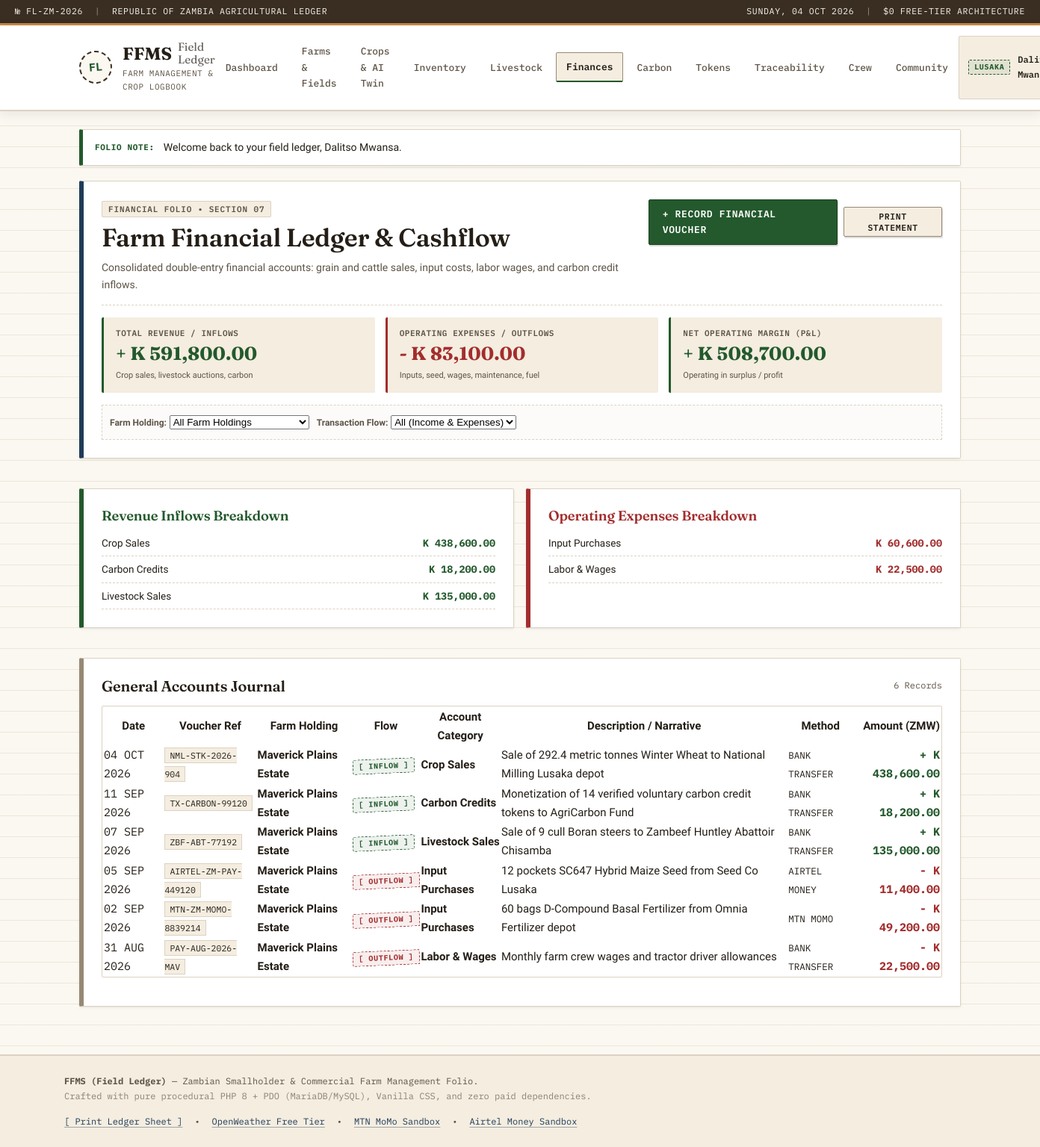
/ffms/finances.php (signed in), run on the app's committed database.
### tables this page shows
CREATE TABLE IF NOT EXISTS `financial_transactions` (
    `id` INT AUTO_INCREMENT PRIMARY KEY,
    `farm_id` INT NOT NULL,
    `type` ENUM('income', 'expense') NOT NULL,
    `category` VARCHAR(100) NOT NULL,
    `amount` DECIMAL(12,2) NOT NULL DEFAULT 0.00,
    `description` TEXT NOT NULL,
    `transaction_date` DATE NOT NULL,
    `payment_method` ENUM('cash', 'mtn_momo', 'airtel_money', 'bank_transfer') NOT NULL DEFAULT 'cash',
    `reference_no` VARCHAR(100) NULL,
    `created_at` TIMESTAMP DEFAULT CURRENT_TIMESTAMP,
    CONSTRAINT `fk_financial_farm` FOREIGN KEY (`farm_id`) REFERENCES `farms`(`id`) ON DELETE CASCADE
);

CREATE TABLE IF NOT EXISTS `farms` (
    `id` INT AUTO_INCREMENT PRIMARY KEY,
    `user_id` INT NOT NULL,
    `farm_name` VARCHAR(150) NOT NULL,
    `location` VARCHAR(150) NOT NULL,
    `weather_city` VARCHAR(100) NULL,
    `size_hectares` DECIMAL(10,2) NOT NULL DEFAULT 0.00,
    `farm_type` ENUM('crop', 'livestock', 'mixed') NOT NULL DEFAULT 'mixed',
    `notes` TEXT NULL,
    `created_at` TIMESTAMP DEFAULT CURRENT_TIMESTAMP,
    CONSTRAINT `fk_farms_user` FOREIGN KEY (`user_id`) REFERENCES `users`(`id`) ON DELETE CASCADE
);

### ffms/finances.php (the view, shortened to what this page needs)
<?php
require_once __DIR__ . '/includes/auth.php';
require_once __DIR__ . '/includes/helpers.php';
$user = current_user();
$user_id = $user['id'];
$stmt_f = $pdo->prepare('SELECT id, farm_name FROM farms WHERE user_id = ? ORDER BY farm_name ASC');
$stmt_f->execute([$user_id]);
$user_farms = $stmt_f->fetchAll();
$farm_ids = array_column($user_farms, 'id');
$transactions = [];
$total_income = 0.0;
$total_expense = 0.0;
$net_profit = 0.0;
$categories_income = [];
$categories_expense = [];
if (!empty($farm_ids)) {
    $where = ['f.user_id = ?'];
    $params = [$user_id];
    $sql = '
        SELECT t.*, f.farm_name
        FROM financial_transactions t
        JOIN farms f ON t.farm_id = f.id
        WHERE ' . implode(' AND ', $where) . '
        ORDER BY t.transaction_date DESC, t.id DESC
    ';
    $stmt = $pdo->prepare($sql);
    $stmt->execute($params);
    $transactions = $stmt->fetchAll();
    foreach ($transactions as $tx) {
        $amt = (float)$tx['amount'];
        if ($tx['type'] === 'income') {
            $total_income += $amt;
            $cat = $tx['category'];
            $categories_income[$cat] = ($categories_income[$cat] ?? 0.0) + $amt;
        } else {
            $total_expense += $amt;
            $cat = $tx['category'];
            $categories_expense[$cat] = ($categories_expense[$cat] ?? 0.0) + $amt;
        }
    }
    $net_profit = $total_income - $total_expense;
}
include __DIR__ . '/includes/header.php';
?>
<div class="ledger-wrapper">
    <div class="ledger-card border-navy">
        <div class="card-header-ruled">
            <div>
                <span class="folio-tag">FINANCIAL FOLIO &bull; SECTION 07</span>
                <h1 style="margin-top: 6px;">Farm Financial Ledger &amp; Cashflow</h1>
                <p style="color: var(--ink-muted); margin-bottom: 0; font-size: 14px;">
                    Consolidated double-entry financial accounts: grain and cattle sales, input costs, labor wages, and carbon credit inflows.
                </p>
            </div>
            <div style="display: flex; gap: 8px; align-items: center;">
                <a href="finance_add.php" class="ledger-btn ledger-btn-primary">+ Record Financial Voucher</a>
                <button class="ledger-btn ledger-btn-sm trigger-print">Print Statement</button>
            </div>
        </div>
        <div style="display: grid; grid-template-columns: repeat(auto-fit, minmax(200px, 1fr)); gap: 14px; margin: 16px 0;">
            <div style="background: var(--paper-subtle); border-left: 3px solid var(--stamp-green); padding: 12px 16px; border-radius: 2px;">
                <div class="kpi-label">Total Revenue / Inflows</div>
                <div class="kpi-value mono" style="font-size: 1.55rem; color: var(--stamp-green);">
                    + <?php echo format_zmw($total_income); ?>
                </div>
                <small style="color: var(--ink-muted); font-size: 11px;">Crop sales, livestock auctions, carbon</small>
            </div>
            <div style="background: var(--paper-subtle); border-left: 3px solid var(--stamp-red); padding: 12px 16px; border-radius: 2px;">
                <div class="kpi-label">Operating Expenses / Outflows</div>
                <div class="kpi-value mono" style="font-size: 1.55rem; color: var(--stamp-red);">
                    - <?php echo format_zmw($total_expense); ?>
                </div>
                <small style="color: var(--ink-muted); font-size: 11px;">Inputs, seed, wages, maintenance, fuel</small>
            </div>
            <div style="background: var(--paper-subtle); border-left: 3px solid <?php echo ($net_profit >= 0) ? 'var(--stamp-green)' : 'var(--stamp-red)'; ?>; padding: 12px 16px; border-radius: 2px;">
                <div class="kpi-label">Net Operating Margin (P&amp;L)</div>
                <div class="kpi-value mono" style="font-size: 1.55rem; color: <?php echo ($net_profit >= 0) ? 'var(--stamp-green)' : 'var(--stamp-red)'; ?>;">
                    <?php echo ($net_profit >= 0 ? '+ ' : '') . format_zmw($net_profit); ?>
                </div>
                <small style="color: var(--ink-muted); font-size: 11px;">
                    <?php echo ($net_profit >= 0) ? 'Operating in surplus / profit' : 'Operating in deficit'; ?>
                </small>
            </div>
        </div>
        <form method="GET" action="finances.php" class="filter-strip no-print" style="display: flex; gap: 10px; flex-wrap: wrap; align-items: center; background: var(--paper-card-alt); padding: 10px; border: 1px dashed var(--border-rule);">
            <div>
                <label style="font-size: 12px; font-weight: 600; color: var(--ink-muted);">Farm Holding:</label>
                <select name="farm_id" class="form-control-sm" onchange="this.form.submit()">
                    <option value="0">All Farm Holdings</option>
                </select>
            </div>
            <div>
                <label style="font-size: 12px; font-weight: 600; color: var(--ink-muted);">Transaction Flow:</label>
                <select name="type" class="form-control-sm" onchange="this.form.submit()">
                    <option value="">All (Income &amp; Expenses)</option>
                </select>
            </div>
        </form>
    </div>
    <div style="display: grid; grid-template-columns: repeat(auto-fit, minmax(300px, 1fr)); gap: 16px; margin-top: 16px;">
        <div class="ledger-card border-green">
            <h3 style="font-size: 1.15rem; color: var(--stamp-green); margin-bottom: 8px;">
                Revenue Inflows Breakdown
            </h3>
            <?php if (empty($categories_income)): ?>
            <p style="color: var(--ink-muted); font-size: 13px;">No income recorded for this period.</p>
            <?php else: ?>
            <ul style="list-style: none; padding: 0; margin: 0; font-size: 13.5px;">
                <?php foreach ($categories_income as $cat_name => $cat_amt): ?>
                <li style="display: flex; justify-content: space-between; padding: 6px 0; border-bottom: 1px dashed var(--border-rule);">
                    <span><?php echo sanitize($cat_name); ?></span>
                    <strong class="mono" style="color: var(--stamp-green);"><?php echo format_zmw($cat_amt); ?></strong>
                </li>
                <?php endforeach; ?>
            </ul>
            <?php endif; ?>
        </div>
        <div class="ledger-card border-red">
            <h3 style="font-size: 1.15rem; color: var(--stamp-red); margin-bottom: 8px;">
                Operating Expenses Breakdown
            </h3>
            <?php if (empty($categories_expense)): ?>
            <p style="color: var(--ink-muted); font-size: 13px;">No expenses recorded for this period.</p>
            <?php else: ?>
            <ul style="list-style: none; padding: 0; margin: 0; font-size: 13.5px;">
                <?php foreach ($categories_expense as $cat_name => $cat_amt): ?>
                <li style="display: flex; justify-content: space-between; padding: 6px 0; border-bottom: 1px dashed var(--border-rule);">
                    <span><?php echo sanitize($cat_name); ?></span>
                    <strong class="mono" style="color: var(--stamp-red);"><?php echo format_zmw($cat_amt); ?></strong>
                </li>
                <?php endforeach; ?>
            </ul>
            <?php endif; ?>
        </div>
    </div>
    <div class="ledger-card" style="margin-top: 16px;">
        <div style="display: flex; justify-content: space-between; align-items: center; margin-bottom: 12px;">
            <h2 style="font-size: 1.25rem; margin-bottom: 0;">General Accounts Journal</h2>
            <span class="mono" style="font-size: 12px; color: var(--ink-muted);"><?php echo count($transactions); ?> Records</span>
        </div>
        <?php if (empty($transactions)): ?>
        <div style="text-align: center; padding: 30px; background: var(--paper-subtle); border: 1px dashed var(--border-rule);">
            <p style="color: var(--ink-muted);">No financial transactions logged yet.</p>
            <a href="finance_add.php" class="ledger-btn ledger-btn-primary">+ Record First Voucher</a>
        </div>
        <?php else: ?>
        <div class="table-responsive">
            <table class="data-table">
                <thead>
                    <tr>
                        <th>Date</th>
                        <th>Voucher Ref</th>
                        <th>Farm Holding</th>
                        <th>Flow</th>
                        <th>Account Category</th>
                        <th>Description / Narrative</th>
                        <th>Method</th>
                        <th style="text-align: right;">Amount (ZMW)</th>
                    </tr>
                </thead>
                <tbody>
                    <?php foreach ($transactions as $t):
                        $is_inc = ($t['type'] === 'income');
                    ?>
                    <tr>
                        <td class="mono"><?php echo format_date_mono($t['transaction_date']); ?></td>
                        <td>
                            <span class="mono" style="font-size: 11.5px; background: var(--paper-subtle); padding: 2px 6px; border: 1px solid var(--border-rule);">
                                <?php echo sanitize($t['reference_no'] ?: '#' . $t['id']); ?>
                            </span>
                        </td>
                        <td><strong><?php echo sanitize($t['farm_name']); ?></strong></td>
                        <td>
                            <?php if ($is_inc): ?>
                            <span class="stamp-badge stamp-green" style="font-size: 10px;">[ INFLOW ]</span>
                            <?php else: ?>
                            <span class="stamp-badge stamp-red" style="font-size: 10px;">[ OUTFLOW ]</span>
                            <?php endif; ?>
                        </td>
                        <td><strong><?php echo sanitize($t['category']); ?></strong></td>
                        <td><?php echo sanitize($t['description']); ?></td>
                        <td>
                            <small class="mono" style="text-transform: uppercase;">
                                <?php echo str_replace('_', ' ', sanitize($t['payment_method'])); ?>
                            </small>
                        </td>
                        <td style="text-align: right;" class="mono">
                            <strong style="<?php echo $is_inc ? 'color: var(--stamp-green); font-size: 15px;' : 'color: var(--stamp-red);'; ?>">
                                <?php echo ($is_inc ? '+' : '-') . ' ' . format_zmw($t['amount']); ?>
                            </strong>
                        </td>
                    </tr>
                    <?php endforeach; ?>
                </tbody>
            </table>
        </div>
        <?php endif; ?>
    </div>
</div>
<?php include __DIR__ . '/includes/footer.php'; ?>

### data on the page
financial_transactions: transaction_date "04 OCT 2026", reference_no "NML-STK-2026-904", farm.farm_name "Maverick Plains Estate", type "[ INFLOW ]", category "Crop Sales", description "Sale of 292.4 metric tonnes Winter Wheat to National Milling Lusaka depot", payment_method "BANK TRANSFER", amount "K 438,600.00"
financial_transactions: transaction_date "11 SEP 2026", reference_no "TX-CARBON-99120", farm.farm_name "Maverick Plains Estate", type "[ INFLOW ]", category "Carbon Credits", description "Monetization of 14 verified voluntary carbon credit tokens to AgriCarbon Fund", payment_method "BANK TRANSFER", amount "K 18,200.00"
financial_transactions: transaction_date "07 SEP 2026", reference_no "ZBF-ABT-77192", farm.farm_name "Maverick Plains Estate", type "[ INFLOW ]", category "Livestock Sales", description "Sale of 9 cull Boran steers to Zambeef Huntley Abattoir Chisamba", payment_method "BANK TRANSFER", amount "K 135,000.00"
financial_transactions: transaction_date "05 SEP 2026", reference_no "AIRTEL-ZM-PAY-449120", farm.farm_name "Maverick Plains Estate", type "[ OUTFLOW ]", category "Input Purchases", description "12 pockets SC647 Hybrid Maize Seed from Seed Co Lusaka", payment_method "AIRTEL MONEY", amount "K 11,400.00"
financial_transactions: transaction_date "02 SEP 2026", reference_no "MTN-ZM-MOMO-8839214", farm.farm_name "Maverick Plains Estate", type "[ OUTFLOW ]", category "Input Purchases", description "60 bags D-Compound Basal Fertilizer from Omnia Fertilizer depot", payment_method "MTN MOMO", amount "K 49,200.00"
financial_transactions: transaction_date "31 AUG 2026", reference_no "PAY-AUG-2026-MAV", farm.farm_name "Maverick Plains Estate", type "[ OUTFLOW ]", category "Labor & Wages", description "Monthly farm crew wages and tractor driver allowances", payment_method "BANK TRANSFER", amount "K 22,500.00"

### other printed values
$user['location_district'] "LUSAKA"
$f['message'] "Welcome back to your field ledger, Dalitso Mwansa."
format_zmw($total_income) "K 591,800.00"
format_zmw($total_expense) "K 83,100.00"
format_zmw($net_profit) "K 508,700.00"
$cat_name "Crop Sales"
format_zmw($cat_amt) "K 438,600.00"
$cat_name "Carbon Credits"
format_zmw($cat_amt) "K 18,200.00"
$cat_name "Livestock Sales"
format_zmw($cat_amt) "K 135,000.00"
$cat_name "Input Purchases"
format_zmw($cat_amt) "K 60,600.00"
$cat_name "Labor & Wages"
format_zmw($cat_amt) "K 22,500.00"
